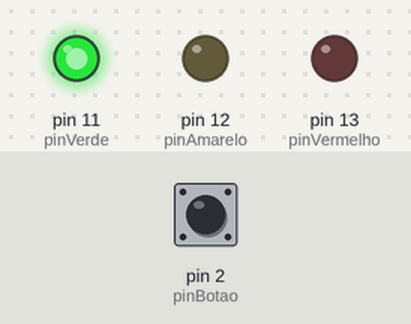
A sketch run on a simulated Arduino Uno, built with avr-gcc and run on an emulated ATmega328P. On the bench: output pins drawn as LEDs (lit = HIGH). The inputs (shaded band) are chosen by the test bench; at power-on: pin 2 (pinBotao) LOW.

Above: at 1.2 s.
1.3 s: pin 2 (pinBotao) pulled HIGH for 0.15 s
At 2.5 s:
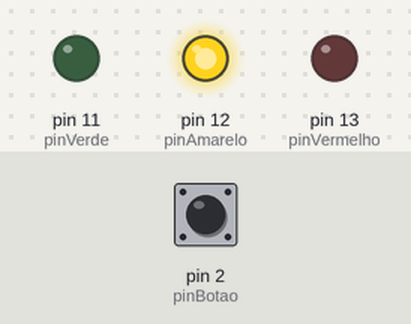
2.9 s: pin 2 (pinBotao) pulled HIGH for 1 s
At 4.0 s:
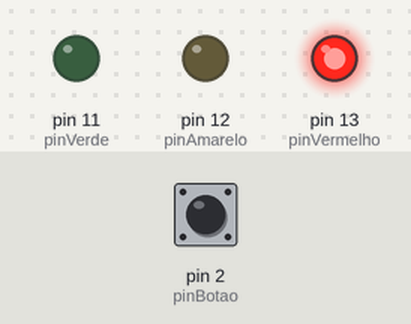
Timing chart, 0 to 5.9 s (numbered marks = the images above; inputs shaded):
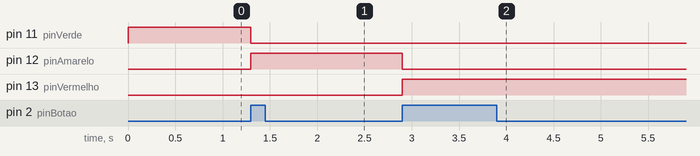

Measured:
- after the input at 1.3 s, pin 11 (pinVerde): HIGH → LOW at once; pin 12 (pinAmarelo): LOW → HIGH at once
- after the input at 2.9 s, pin 12 (pinAmarelo): HIGH → LOW at once; pin 13 (pinVermelho): LOW → HIGH at once

The sketch:

Projeto5.ino
```cpp
int pinVermelho = 13;
int pinAmarelo = 12;
int pinVerde = 11;
int pinPedestreVermelho = 9;
int pinPedestreVerde = 8;
int pinBotao = 2;
int faseSemaforo;
int estadoBotao;
int estadoAnteriorBotao;
int tempoPisca;
int estadoPisca;

void setup() {
  // put your setup code here, to run once:

  pinMode(pinVermelho,OUTPUT);
  pinMode(pinAmarelo,OUTPUT);
  pinMode(pinVerde,OUTPUT);
  pinMode(pinBotao,INPUT);

  faseSemaforo = 1;
  estadoAnteriorBotao = digitalRead(pinBotao);
  tempoPisca = 0;
  estadoPisca = HIGH;

}

void loop() {
  // put your main code here, to run repeatedly:

  estadoBotao = digitalRead(pinBotao);

  if((estadoBotao == HIGH) && (estadoAnteriorBotao == LOW)){
    if (faseSemaforo < 4){
      faseSemaforo = faseSemaforo + 1;
    }else{
      faseSemaforo = 1;
    }
  }
  estadoAnteriorBotao = estadoBotao;

  if (faseSemaforo == 1){
    digitalWrite(pinVerde,HIGH);
    digitalWrite(pinAmarelo,LOW);
    digitalWrite(pinVermelho,LOW);
    digitalWrite(pinPedestreVermelho,HIGH);
    digitalWrite(pinPedestreVerde,LOW);
  }

  if(faseSemaforo == 2){
    digitalWrite(pinVerde,LOW);
    digitalWrite(pinAmarelo,HIGH);
    digitalWrite(pinVermelho,LOW);
    digitalWrite(pinPedestreVermelho,HIGH);
    digitalWrite(pinPedestreVerde,LOW);
  }

  if(faseSemaforo == 3){
    digitalWrite(pinVerde,LOW);
    digitalWrite(pinAmarelo,LOW);
    digitalWrite(pinVermelho,HIGH);
    digitalWrite(pinPedestreVermelho,LOW);
    digitalWrite(pinPedestreVerde,HIGH);
  }

  if(faseSemaforo == 4){
    digitalWrite(pinVerde,LOW);
    digitalWrite(pinAmarelo,LOW);
    digitalWrite(pinVermelho,HIGH);

    tempoPisca = tempoPisca + 1;
    if (tempoPisca == 400){
      estadoPisca = !estadoPisca;
      tempoPisca = 0;
    }

    digitalWrite(pinPedestreVermelho,estadoPisca);
    digitalWrite(pinPedestreVerde,LOW);
  }

  delay(1);

}
```
